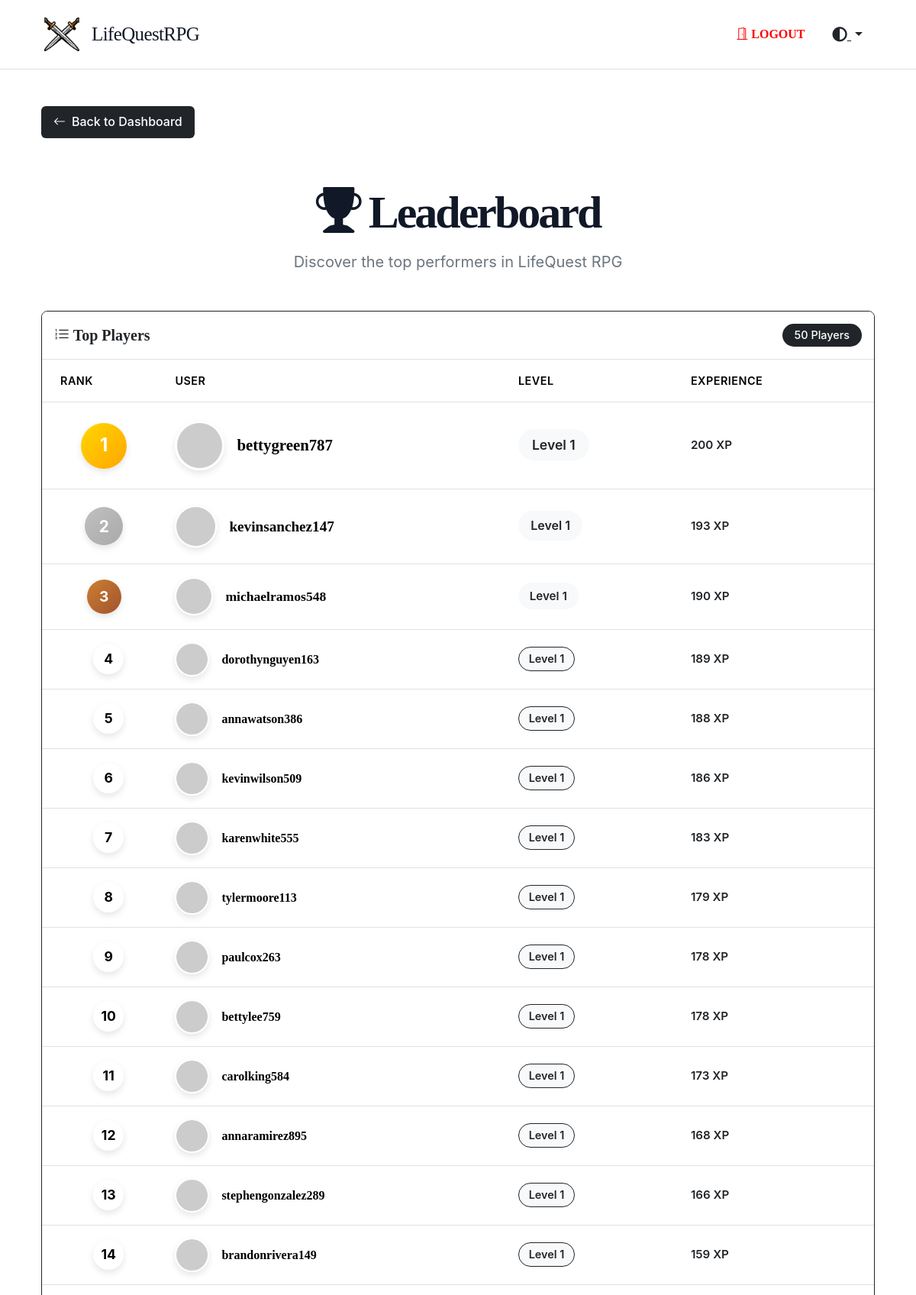
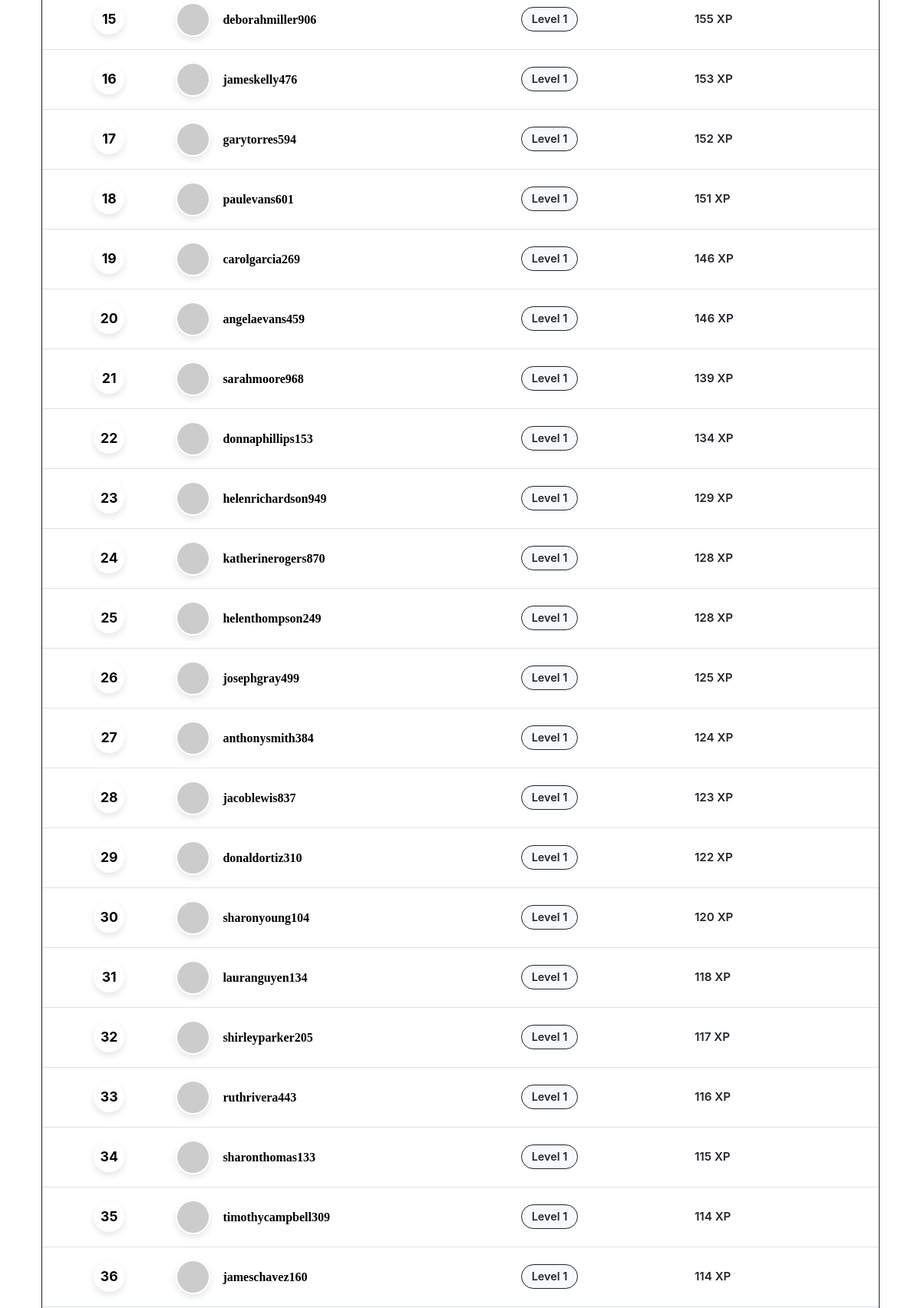
/leaderboard (signed in, upper part), run on the app's committed database (2 pictures, top to bottom).
### tables this page shows
CREATE TABLE `userstats` (
  `id` int NOT NULL,
  `user_id` int DEFAULT NULL,
  `level` int NOT NULL,
  `xp` int NOT NULL,
  `health` int DEFAULT '3',
  `avatar_id` int DEFAULT NULL,
  `objective` varchar(255) DEFAULT NULL,
  `physicalHealth` int DEFAULT '5',
  `mentalWellness` int DEFAULT '5',
  `personalGrowth` int DEFAULT '5',
  `careerStudies` int DEFAULT '5',
  `finance` int DEFAULT '5',
  `homeEnvironment` int DEFAULT '5',
  `relationshipsSocial` int DEFAULT '5',
  `passionHobbies` int DEFAULT '5'
);

CREATE TABLE `users` (
  `id` int NOT NULL,
  `email` varchar(255) NOT NULL,
  `username` varchar(50) DEFAULT NULL,
  `password` varchar(255) NOT NULL,
  `name` varchar(255) DEFAULT NULL,
  `role` enum('admin','user') DEFAULT 'user',
  `created_at` timestamp NULL DEFAULT CURRENT_TIMESTAMP,
  `updated_at` timestamp NULL DEFAULT CURRENT_TIMESTAMP ON UPDATE CURRENT_TIMESTAMP,
  `coins` int DEFAULT '0',
  `character_created` tinyint(1) DEFAULT '0' COMMENT 'Tracks if character setup is complete',
  `email_notifications` tinyint(1) DEFAULT '1',
  `task_reminders` tinyint(1) DEFAULT '1',
  `achievement_alerts` tinyint(1) DEFAULT '1',
  `theme` varchar(20) DEFAULT 'light',
  `color_scheme` varchar(20) DEFAULT 'default'
);

### app/Controllers/LeaderboardController.php (called while the page is built, shortened)
<?php
class LeaderboardController extends Controller
{
  private UserStats $userStats;
  public function __construct()
  {
    $this->userStats = new UserStats();
  }
  public function index()
  {
    $rankings = $this->userStats->getAllUsersAndStats();
    return $this->view('leaderboard/index', [
      'title' => 'Leaderboard',
      'rankings' => $rankings
    ]);
  }
}

### app/Core/Router.php (called while the page is built, shortened)
<?php
class Router
{
  protected $routes = [
    'GET' => [],
    'POST' => [],
    'PUT' => [],
    'DELETE' => []
  ];
  public function get(string $uri, array $controller, array $middleware = [])
  {
    $this->routes['GET'][$uri] = [
      'controller' => $controller,
      'middleware' => $middleware
    ];
    return $this;
  }
  public function post(string $uri, array $controller, array $middleware = [])
  {
    $this->routes['POST'][$uri] = [
      'controller' => $controller,
      'middleware' => $middleware
    ];
    return $this;
  }
  public function put(string $uri, array $controller, array $middleware = [])
  {
    $this->routes['PUT'][$uri] = [
      'controller' => $controller,
      'middleware' => $middleware
    ];
    return $this;
  }
  public function delete(string $uri, array $controller, array $middleware = [])
  {
    $this->routes['DELETE'][$uri] = [
      'controller' => $controller,
      'middleware' => $middleware
    ];
    return $this;
  }
  public function dispatch(string $uri, string $method)
  {
    $uri = $this->removeQueryString($uri);
    if (array_key_exists($uri, $this->routes[$method])) {
      $route = $this->routes[$method][$uri];
      return $this->callAction(
        $route['controller'][0],
        $route['controller'][1]
      );
    }
    throw new Exception("No route defined for {$uri} with method {$method}");
  }
  protected function removeQueryString(string $uri)
  {
    return parse_url($uri, PHP_URL_PATH) ?? $uri;
  }
  protected function callAction(string $controller, string $action)
  {
    $controller = new $controller();
    $params = [];
    return call_user_func_array([$controller, $action], $params);
  }
}

### web/bootstrap.php (called while the page is built, shortened)
<?php
$config = require_once __DIR__ . '/../config/config.php';
$database = require_once __DIR__ . '/../config/database.php';
$router = new Router();
$uri = $_SERVER['REQUEST_URI'] ?? '/';
$method = $_SERVER['REQUEST_METHOD'] ?? 'GET';
try {
  $router->dispatch($uri, $method);
} catch (Exception $e) {
  if ($config['debug']) {
    echo '<h1>Error</h1>';
    echo '<p>' . $e->getMessage() . '</p>';
    echo '<pre>' . $e->getTraceAsString() . '</pre>';
  } else {
    http_response_code(404);
    require_once __DIR__ . '/../app/Views/errors/404.php';
  }
}

### public/index.php (called while the page is built, shortened)
<?php
require_once ROOT_PATH . '/web/bootstrap.php';
?>

### app/Models/UserStats.php (called while the page is built, shortened)
<?php
class UserStats extends Model
{
    public function getAllUsersAndStats()
    {
        $sql = "
    SELECT
        users.id as user_id,
        users.username,
        userstats.level,
        userstats.xp,
        userstats.avatar_id
    FROM users
    JOIN userstats ON users.id = userstats.user_id
    WHERE users.role = 'user'
    ORDER BY userstats.level DESC, userstats.xp DESC
    LIMIT 50
    ";
        return self::$db->query($sql)
            ->execute()
            ->fetchAll();
    }
}

### app/Core/Database.php (called while the page is built, shortened)
<?php
class Database
{
  protected $pdo;
  protected $statement;
  public function __construct(array $config)
  {
    $dsn = "mysql:host={$config['host']};dbname={$config['database']};charset={$config['charset']}";
    $options = [
      PDO::ATTR_ERRMODE => PDO::ERRMODE_EXCEPTION,
      PDO::ATTR_DEFAULT_FETCH_MODE => PDO::FETCH_ASSOC,
      PDO::ATTR_EMULATE_PREPARES => false,
    ];
    try {
      $this->pdo = new PDO($dsn, $config['username'], $config['password'], $options);
    } catch (PDOException $e) {
      throw new PDOException($e->getMessage(), (int) $e->getCode());
    }
  }
  public function query(string $sql)
  {
    $this->statement = $this->pdo->prepare($sql);
    return $this;
  }
  public function bind(array $parameters)
  {
    foreach ($parameters as $key => $value) {
      if (is_array($value)) {
        $value = json_encode($value);
        $paramType = PDO::PARAM_STR;
      } else {
        $paramType = is_int($value) ? PDO::PARAM_INT : PDO::PARAM_STR;
      }
      $this->statement->bindValue(
        is_numeric($key) ? $key : $key,
        $value,
        $paramType
      );
    }
    return $this;
  }
  public function execute()
  {
    $this->statement->execute();
    return $this;
  }
  public function fetchAll()
  {
    return $this->statement->fetchAll();
  }
  public function fetch()
  {
    return $this->statement->fetch();
  }
}
?>

### app/Core/Auth.php (called while the page is built, shortened)
<?php
abstract class Auth
{
  protected static $user = null;
  public static function check()
  {
    return isset($_SESSION['users']) && !empty($_SESSION['users']);
  }
  public static function user()
  {
    if (self::$user === null && self::check()) {
      $sessionUser = $_SESSION['users'];
      $userId = null;
      if (is_array($sessionUser)) {
        $userId = $sessionUser['id'] ?? null;
      } elseif (is_object($sessionUser)) {
        $userId = $sessionUser->id ?? null;
      } elseif (is_numeric($sessionUser)) {
        $userId = $sessionUser;
      }
      if ($userId) {
        self::$user = User::find($userId);
      }
    }
    return self::$user;
  }
  public static function getByUserId($user = null)
  {
    $user = $user ?? self::user();
    return is_array($user) ? ($user['id'] ?? null) : ($user->id ?? null);
  }
}

### app/Core/Model.php (called while the page is built, shortened)
<?php
abstract class Model
{
  protected static $db;
  protected static $table;
  public static function setDatabase(Database $database)
  {
    self::$db = $database;
  }
  public static function find(int $id)
  {
    return self::$db->query("SELECT * FROM " . static::$table . " WHERE id = ?")
      ->bind([1 => $id])
      ->execute()
      ->fetch();
  }
}

### app/Core/Helpers.php (called while the page is built, shortened)
<?php
class Helpers
{
  public static function env(string $key, $default = null)
  {
    $value = getenv($key);
    switch (strtolower($value)) {
      case 'true':
      case '(true)':
        return true;
    }
    return $value;
  }
  public static function url(string $path = '')
  {
    $baseUrl = rtrim(self::env('APP_URL', ''), '/');
    $path = ltrim($path, '/');
    return $baseUrl . '/' . $path;
  }
  public static function asset(string $path): string
  {
    $path = ltrim($path, '/');
    return self::url("assets/{$path}");
  }
}

### app/Views/leaderboard/index.php (the view, shortened to what this page needs)
<div class="container py-4">
  <a href="/" class="back-button">
    <i class="bi bi-arrow-left"></i>
    Back to Dashboard
  </a>
  <header class="text-center my-5">
    <h1 class="display-4 fw-bold mb-3" style="font-family: 'Pixelify Sans', serif;">
      <i class="bi bi-trophy-fill"></i>
      Leaderboard
    </h1>
    <p class="lead text-muted">Discover the top performers in LifeQuest RPG</p>
  </header>
  <div class="card border-dark shadow-sm mb-4">
    <div class="card-header bg-white py-3">
      <div class="d-flex justify-content-between align-items-center">
        <h5 class="card-title mb-0 fw-bold" style="font-family: 'Pixelify Sans', serif;">
          <i class="bi bi-list-ol"></i>
          Top Players
        </h5>
        <span class="badge bg-dark rounded-pill px-3 py-2">
          <?= count($rankings) ?> Players
        </span>
      </div>
    </div>
    <div class="card-body p-0">
      <div class="table-responsive">
        <table class="table table-hover leaderboard-table mb-0">
          <thead class="bg-dark text-white">
            <tr>
              <th class="ps-4">Rank</th>
              <th>User</th>
              <th>Level</th>
              <th class="pe-4">Experience</th>
            </tr>
          </thead>
          <tbody>
            <?php foreach ($rankings as $index => $player): ?>
              <?php
              $currentUserId = \App\Core\Auth::getByUserId();
              $isCurrentUser = $currentUserId && $currentUserId == $player['user_id'];
              ?>
              <tr
                class="<?= $index < 3 ? 'top-rank ' . ['first-place', 'second-place', 'third-place'][$index] : '' ?> <?= $isCurrentUser ? 'current-user-row' : '' ?>"
                <?= !$isCurrentUser ? "onclick=\"window.location.href='/users/{$player['user_id']}'\"" : '' ?>
                style="cursor: <?= $isCurrentUser ? 'default' : 'pointer' ?>;">
                <td class="ps-4 <?= $index < 3 ? ['first-row', 'second-row', 'third-row'][$index] : '' ?>">
                  <?php if ($index < 3): ?>
                    <div
                      class="rank-medal <?= ['gold', 'silver', 'bronze'][$index] ?> <?= ['first', 'second', 'third'][$index] ?>">
                      <?= $index + 1 ?>
                    </div>
                  <?php else: ?>
                    <span class="rank-number"><?= $index + 1 ?></span>
                  <?php endif; ?>
                </td>
                <td class="<?= $index < 3 ? ['first-row', 'second-row', 'third-row'][$index] : '' ?>">
                  <div class="d-flex align-items-center">
                    <div
                      class="avatar me-3 <?= $index < 3 ? ['first-avatar', 'second-avatar', 'third-avatar'][$index] : '' ?>">
                      <img
                        src="https://ui-avatars.com/api/?name=<?= urlencode($player['username'] ?? '') ?>&background=random"
                        alt="User Avatar" class="rounded-circle">
                    </div>
                    <div>
                      <h6
                        class="mb-0 fw-bold <?= $index < 3 ? ['first-name', 'second-name', 'third-name'][$index] : '' ?>"
                        style="font-family: 'Pixelify Sans', serif;">
                        <?= htmlspecialchars($player['username'] ?? '') ?>
                      </h6>
                    </div>
                  </div>
                </td>
                <td class="<?= $index < 3 ? ['first-row', 'second-row', 'third-row'][$index] : '' ?>">
                  <span
                    class="level-badge <?= $index < 3 ? ['first-badge', 'second-badge', 'third-badge'][$index] : '' ?>">Level
                    <?= $player['level'] ?></span>
                </td>
                <td class="pe-4 <?= $index < 3 ? ['first-row', 'second-row', 'third-row'][$index] : '' ?>">
                  <span
                    class="xp-text <?= $index < 3 ? ['first-xp', 'second-xp', 'third-xp'][$index] : '' ?>"><?= number_format($player['xp']) ?>
                    XP</span>
                </td>
              </tr>
            <?php endforeach; ?>
          </tbody>
        </table>
      </div>
    </div>
  </div>
</div>
<link rel="stylesheet" href="<?= \App\Core\Helpers::asset('css/leaderboard.css') ?>">

### public/assets/css/style.css (style rules this page uses)
:root { --primary-color: #111827; --secondary-color: #ffffff; --accent-color: #4b5563; --text-color: #374151; --background-color: #ffffff; --border-color: #e5e7eb; }
body { font-family: 'Inter', -apple-system, BlinkMacSystemFont, 'Segoe UI', Roboto, sans-serif; line-height: 1.6; color: var(--text-color); background-color: var(--background-color); -webkit-font-smoothing: antialiased; }
.display-4 { font-size: clamp(2.5rem, 5vw, 4rem); font-weight: 800; letter-spacing: -0.05em; line-height: 1.1; color: var(--primary-color); }
.lead { font-size: clamp(1.125rem, 2vw, 1.25rem); font-weight: 400; color: var(--accent-color); max-width: 65ch; margin-left: auto; margin-right: auto; }
.card { border: none; border-radius: 8px; overflow: hidden; box-shadow: 0 4px 12px rgba(0, 0, 0, 0.05); }
.table th, .table td { vertical-align: middle; }
.back-button { display: inline-flex; align-items: center; gap: 0.5rem; padding: 0.5rem 1rem; background-color: #212529; color: white; border-radius: 0.375rem; text-decoration: none; font-weight: 500; transition: all 0.3s ease; margin-bottom: 1rem; }

### public/assets/css/navbar.css (style rules this page uses)
body.theme-light { --bg-primary: #ffffff; --bg-secondary: #f8f9fa; --text-primary: #212529; --text-secondary: #6c757d; --border-color: #dee2e6; --card-bg: #ffffff; --card-border: #dee2e6; --navbar-bg: #ffffff; --sidebar-bg: #f8f9fa; --box-shadow: 0 4px 8px rgba(0, 0, 0, 0.1); }

### public/assets/css/themes.css (style rules this page uses)
body.theme-light { --bg-primary: #ffffff; --bg-secondary: #f8f9fa; --text-primary: #212529; --text-secondary: #6c757d; --border-color: #dee2e6; --card-bg: #ffffff; --card-border: #dee2e6; --navbar-bg: #ffffff; --sidebar-bg: #f8f9fa; --box-shadow: 0 4px 8px rgba(0, 0, 0, 0.1); --input-bg: #fff; --input-text: #212529; --input-placeholder: #6c757d; --input-focus-bg: #fff; --input-focus-border: #86b7fe; }
body.color-default { --accent-color: #212529; --accent-color-hover: #16181b; --accent-color-rgb: 33, 37, 41; --accent-color-light: rgba(33, 37, 41, 0.1); --accent-color-border: rgba(33, 37, 41, 0.3); }
html, body { transition: background-color 0.3s ease, color 0.3s ease, border-color 0.3s ease, box-shadow 0.3s ease; }
html [class*="form-"], html .card, html .btn, html .navbar, html .list-group-item, html .dropdown-menu, html .alert { transition: background-color 0.3s ease, color 0.3s ease, border-color 0.3s ease, box-shadow 0.3s ease; }
body { background-color: var(--bg-primary); color: var(--text-primary); }
.card { background-color: var(--card-bg); border-color: var(--card-border); color: var(--text-primary); }
.card-header { background-color: rgba(0, 0, 0, 0.05); border-bottom: 1px solid var(--border-color); }
body.theme-light .text-muted { color: var(--text-secondary) !important; }

### public/assets/css/login.css (style rules this page uses)
:root { --primary-color: var(--text-primary, #111827); --secondary-color: var(--bg-primary, #ffffff); --accent-color: var(--accent-color, #4b5563); --text-color: var(--text-primary, #374151); --background-color: var(--bg-primary, #ffffff); --border-color: #e5e7eb; --highlight-color: #2196F3; }

### data on the page
userstats: user.username "bettygreen787", level "1", xp "200"
userstats: user.username "kevinsanchez147", level "1", xp "193"
userstats: user.username "michaelramos548", level "1", xp "190"
userstats: user.username "dorothynguyen163", level "1", xp "189"
userstats: user.username "annawatson386", level "1", xp "188"
userstats: user.username "kevinwilson509", level "1", xp "186"
userstats: user.username "karenwhite555", level "1", xp "183"
userstats: user.username "tylermoore113", level "1", xp "179"
userstats: user.username "paulcox263", level "1", xp "178"
userstats: user.username "bettylee759", level "1", xp "178"
userstats: user.username "carolking584", level "1", xp "173"
userstats: user.username "annaramirez895", level "1", xp "168"
userstats: user.username "stephengonzalez289", level "1", xp "166"
userstats: user.username "brandonrivera149", level "1", xp "159"
userstats: user.username "deborahmiller906", level "1", xp "155"
userstats: user.username "jameskelly476", level "1", xp "153"
userstats: user.username "garytorres594", level "1", xp "152"
userstats: user.username "paulevans601", level "1", xp "151"
userstats: user.username "carolgarcia269", level "1", xp "146"
userstats: user.username "angelaevans459", level "1", xp "146"
userstats: user.username "sarahmoore968", level "1", xp "139"
userstats: user.username "donnaphillips153", level "1", xp "134"
userstats: user.username "helenrichardson949", level "1", xp "129"
userstats: user.username "katherinerogers870", level "1", xp "128"
userstats: user.username "helenthompson249", level "1", xp "128"
userstats: user.username "josephgray499", level "1", xp "125"
userstats: user.username "anthonysmith384", level "1", xp "124"
userstats: user.username "jacoblewis837", level "1", xp "123"
userstats: user.username "donaldortiz310", level "1", xp "122"
userstats: user.username "sharonyoung104", level "1", xp "120"
userstats: user.username "lauranguyen134", level "1", xp "118"
userstats: user.username "shirleyparker205", level "1", xp "117"
userstats: user.username "ruthrivera443", level "1", xp "116"
userstats: user.username "sharonthomas133", level "1", xp "115"
userstats: user.username "timothycampbell309", level "1", xp "114"
userstats: user.username "jameschavez160", level "1", xp "114"

### other printed values
count($rankings) "50"
